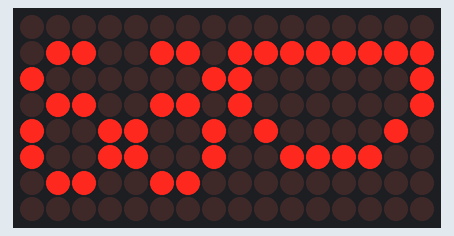
This sketch was run on a simulated Arduino Uno, built with avr-gcc and run on an emulated ATmega328P. On the bench: 16×8 LED matrix.

Above: at 0.1 s.

The sketch:

ejemplo3.ino
```cpp
#include "LedControl.h"
LedControl lc=LedControl(11,13,10,2);

byte felizOjos[8]= {
  B00000000,
  B01100110,
  B10000001,
  B01100110,
  B10011001,
  B10011001,
  B01100110,
  B00000000
};

byte felizBoca[8]= {
  B00000000,
  B11111111,
  B10000001,
  B10000001,
  B01000010,
  B00111100,
  B00000000,
  B00000000
};


void setup() {
  lc.shutdown(0,false);
  lc.setIntensity(0,4);
  lc.clearDisplay(0);
  lc.shutdown(1,false);
  lc.setIntensity(1,4);
  lc.clearDisplay(1);
}

void loop(){
  carita_feliz();
  delay(1000);
}

void carita_feliz(){     // funcion mostrar_0
  for (int i = 0; i < 8; i++)     // bucle itera 8 veces por el array
  {
    lc.setRow(0,i,felizOjos[i]);   // establece fila con valor de array cero en misma posicion
  }
  for (int i = 0; i < 8; i++)     // bucle itera 8 veces por el array
  {
    lc.setRow(1,i,felizBoca[i]);    // establece fila con valor de array uno en misma posicion
  }
}
```
